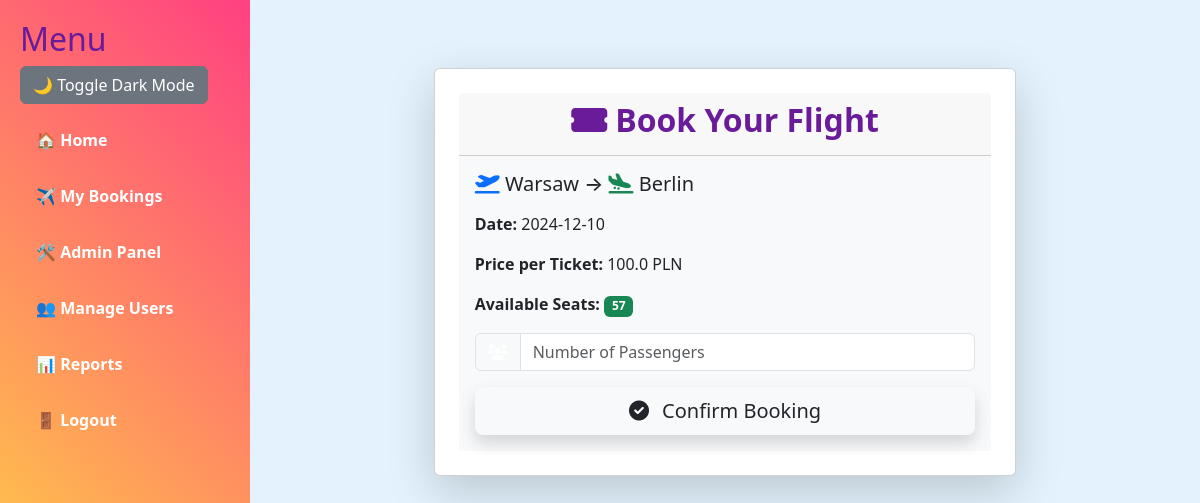
Before: /book/1 (signed in) with the older database file.
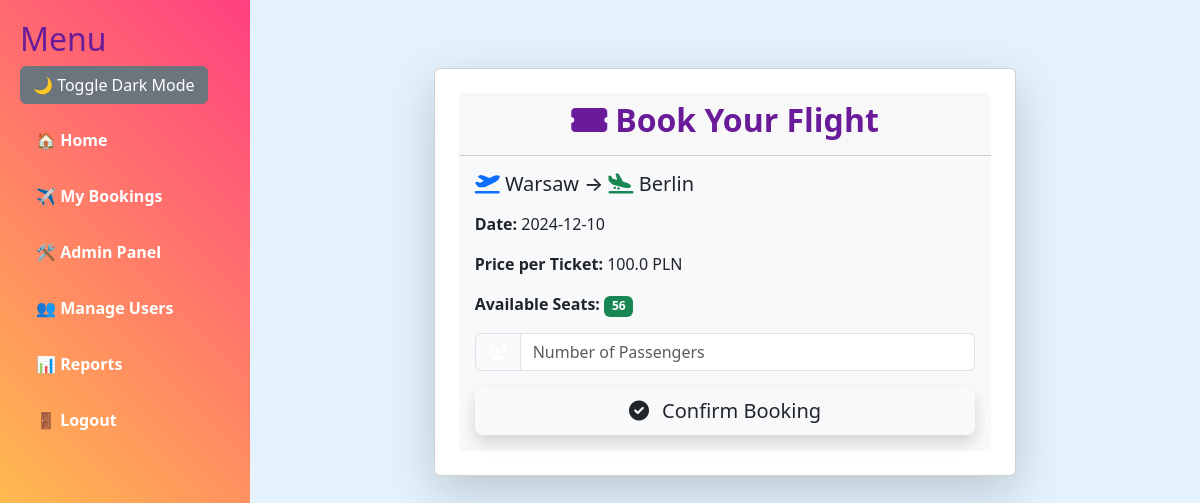
After: the same page with the newer database file.
### app.py (models this page shows)
class Flight(db.Model):
    id = db.Column(db.Integer, primary_key=True)
    departure_city = db.Column(db.String(100), nullable=False)
    arrival_city = db.Column(db.String(100), nullable=False)
    date = db.Column(db.String(100), nullable=False)
    price = db.Column(db.Float, nullable=False)
    available_seats = db.Column(db.Integer, nullable=False)

### app.py (the view, shortened to what this page needs)
@app.route("/book/<int:flight_id>", methods=["GET", "POST"])
@login_required
def book_flight(flight_id):
    flight = Flight.query.get_or_404(flight_id)
    return render_template("book.html", flight=flight)

### app.py (called while the page is built)
@login_manager.user_loader
def load_user(user_id):
    return User.query.get(int(user_id))

    @property
    def is_active(self):
        return True

### templates/book.html
{% extends "base.html" %}
{% block content %}
<div class="container-fluid">
    <div class="row justify-content-center my-5">
        <div class="col-md-8">
            <div class="card shadow-lg p-4 rounded">
                <div class="card-header bg-gradient-primary text-white text-center">
                    <h2 class="fw-bold"><i class="fas fa-ticket-alt me-2"></i>Book Your Flight</h2>
                </div>
                <div class="card-body bg-light">
                    <h5 class="text-dark mb-3">
                        <i class="fas fa-plane-departure text-primary"></i> {{ flight.departure_city }} →
                        <i class="fas fa-plane-arrival text-success"></i> {{ flight.arrival_city }}
                    </h5>
                    <p><strong>Date:</strong> {{ flight.date }}</p>
                    <p><strong>Price per Ticket:</strong> {{ flight.price }} PLN</p>
                    <p><strong>Available Seats:</strong>
                        {% if flight.available_seats > 0 %}
                            <span class="badge bg-success">{{ flight.available_seats }}</span>
                        {% else %}
                            <span class="badge bg-danger">Full</span>
                        {% endif %}
                    </p>
                    {% if flight.available_seats > 0 %}
                    <form method="POST">
                        <div class="input-group mb-3">
                            <span class="input-group-text bg-gradient-primary text-white">
                                <i class="fas fa-users"></i>
                            </span>
                            <input type="number" name="passengers" class="form-control" placeholder="Number of Passengers" min="1" max="{{ flight.available_seats }}" required>
                        </div>
                        <div class="d-grid">
                            <button type="submit" class="btn btn-gradient-success btn-lg shadow">
                                <i class="fas fa-check-circle me-2"></i> Confirm Booking
                            </button>
                        </div>
                    </form>
                    {% else %}
                        <p class="text-danger fw-bold">This flight is fully booked.</p>
                    {% endif %}
                </div>
            </div>
        </div>
    </div>
</div>
{% endblock %}

Changed rows visible on the page:
changed Flight "Warsaw": available_seats "57" → "56"
